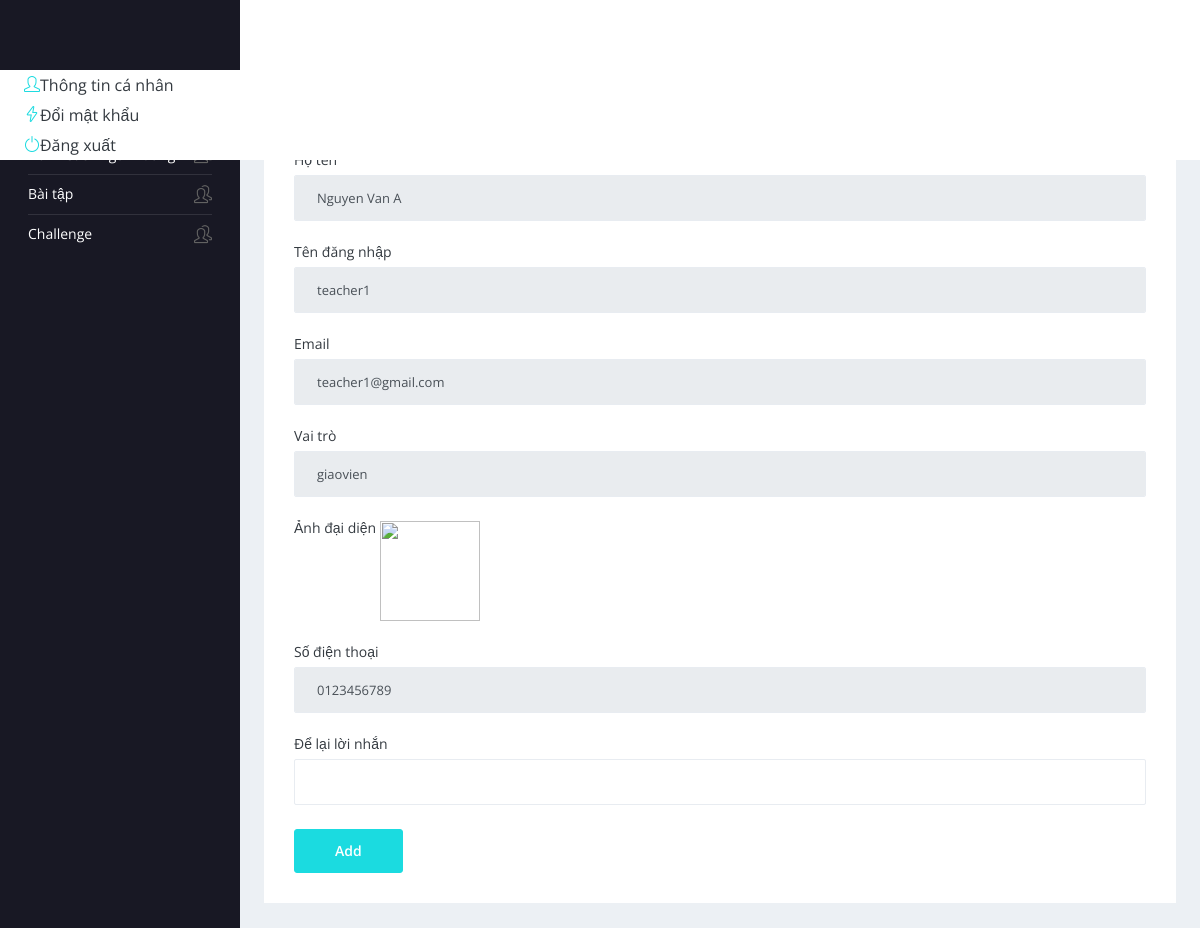
Page /teacher/users-info.php?id=10 (signed in) on the committed database.
### tables this page shows
CREATE TABLE nguoidung(
    id int AUTO_INCREMENT PRIMARY KEY,
    tendangnhap varchar(50),
    hoten varchar(50),
    matkhau varchar(50),
    email varchar(50),
    sodienthoai varchar(50),
    role varchar(50),
    Image varchar(100)
);

### teacher/users-info.php (the view, shortened to what this page needs)
<?php
include('../includes/dbconnection.php');
if (strlen($_SESSION['id']==0)) {
  header('location:logout.php');
} else{
?>
<!DOCTYPE html>
<html lang="en">
  <head>
    <link rel="stylesheet" href="vendors/simple-line-icons/css/simple-line-icons.css">
    <link rel="stylesheet" href="vendors/flag-icon-css/css/flag-icon.min.css">
    <link rel="stylesheet" href="vendors/css/vendor.bundle.base.css">
    <link rel="stylesheet" href="vendors/select2/select2.min.css">
    <link rel="stylesheet" href="vendors/select2-bootstrap-theme/select2-bootstrap.min.css">
    <link rel="stylesheet" href="css/style.css" />
  </head>
  <body>
    <div class="container-scroller">
     <?php include_once('includes/header.php');?>
      <div class="container-fluid page-body-wrapper">
      <?php include_once('includes/sidebar.php');?>
        <div class="main-panel">
          <div class="content-wrapper">
            <div class="page-header">
              <h3 class="page-title"> Thông tin người dùng </h3>
            </div>
            <div class="row">
              <div class="col-12 grid-margin stretch-card">
                <div class="card">
                  <div class="card-body">
                    <h4 class="card-title" style="text-align: center;"> Thông tin người dùng </h4>
                    <form class="forms-sample" method="post" enctype="multipart/form-data">
                      <?php
$id=$_GET['id'];
$sql="SELECT * FROM nguoidung WHERE id=:id";
$query = $dbh -> prepare($sql);
$query->bindParam(':id',$id,PDO::PARAM_STR);
$query->execute();
$result=$query->fetch(PDO::FETCH_OBJ);
if($query->rowCount() > 0)
{           ?>
                      <div class="form-group">
                        <label for="exampleInputName1">Họ tên</label>
                        <input type="text" name="stuname" value="<?php  echo htmlentities($result->hoten);?>" class="form-control" readonly='true'>
                      </div>
                      <div class="form-group">
                        <label for="exampleInputName1">Tên đăng nhập</label>
                        <input type="text" name="stuname" value="<?php  echo htmlentities($result->tendangnhap);?>" class="form-control" readonly='true'>
                      </div>
                      <div class="form-group">
                        <label for="exampleInputName1">Email</label>
                        <input type="text" name="stuemail" value="<?php  echo htmlentities($result->email);?>" class="form-control" readonly='true'>
                      </div>
                      <div class="form-group">
                        <label for="exampleInputName1">Vai trò</label>
                        <input type="text" name="role" value="<?php  echo htmlentities($result->role);?>" class="form-control" readonly='true'>
                      </div>
                      <div class="form-group">
                        <label for="exampleInputName1">Ảnh đại diện</label>
                        <img src="../images/<?php echo $result->Image;?>" width="100" height="100" value="<?php  echo $result->Image;?>">
                      </div>
                      <div class="form-group">
                        <label for="exampleInputName1">Số điện thoại</label>
                        <input type="text" name="connum" value="<?php  echo htmlentities($result->sodienthoai);?>" class="form-control" readonly='true' maxlength="10" pattern="[0-9]+">
                      </div>
                      <?php
                      $senderid=$_SESSION['id'];
                      $sql="SELECT * FROM tinnhan WHERE receiver_id=:id AND sender_id=:senderid";
                      $query = $dbh -> prepare($sql);
                      $query->bindParam(':id',$id,PDO::PARAM_STR);
                      $query->bindParam(':senderid',$senderid,PDO::PARAM_STR);
                      $query->execute();
                      $result=$query->fetch(PDO::FETCH_OBJ);
                      ?>
                      <div class="form-group">
                        <label for="exampleInputName1">Để lại lời nhắn</label>
                        <input type="text" name="message" value="<?php  echo htmlentities($result->msg);?>" class="form-control" required='true'>
                      </div>
                      <button type="submit" class="btn btn-primary mr-2" name="submit">Add</button>
<?php   }} ?>
                    </form>
                  </div>
                </div>
              </div>
            </div>
          </div>
        </div>
      </div>
  </body>
</html>

### rows in the picture
nguoidung: stuname "Nguyen Van A", stuname "teacher1", stuemail "teacher1@gmail.com", role "giaovien", connum "0123456789"
